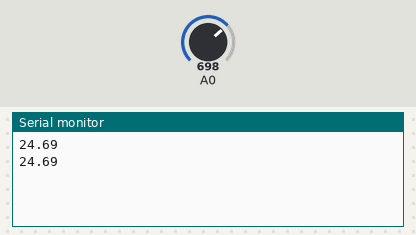
This sketch was run on a simulated Arduino Uno, built with avr-gcc and run on an emulated ATmega328P. Shown: the last lines printed to the serial monitor. Inputs (shaded band) come from the test bench; at power-on: A0 = 698.

Above: at 1.8 s.
1.9 s: A0 set to 753
At 2.8 s:
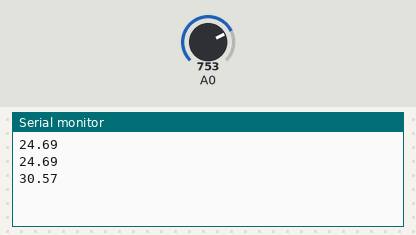
3.4 s: A0 set to 802
At 4.5 s:
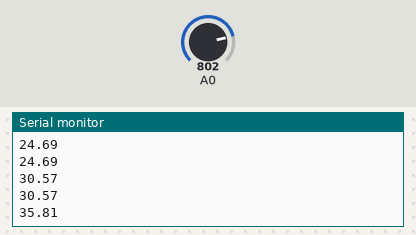
Timing chart, 0 to 6.4 s (numbered marks = the images above; inputs shaded):
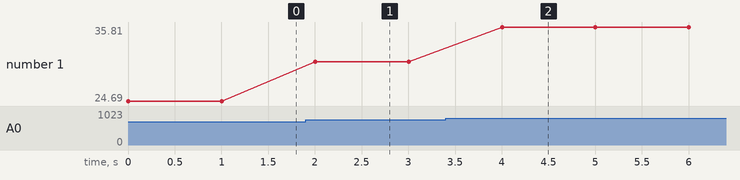

The sketch:

sketch34.ino
```cpp
/* Prof. Michele Maffucci
   26.03.2014

   Rilevare la temperatura con
   sensore di temperatura
   TMP36
   Aumentare la precisione di lettura
   usando il riferimento interno di 1,1 V

   Questo codice è di dominio pubblico

*/

int valore = 0;               // valore restituito dall'analogRead()
float temperatura = 0;        // variabile per conservare
                              // la temperatura rilevata
void setup()
{
  Serial.begin(9600);         // inizializzazione della porta seriale
  analogReference(INTERNAL);  // viene indicato al convertitore AD che la tensione
                              // di riferimento non è più 5V ma quella interna
                              // ma il valore INTERNO di 1,1 V
}

void loop()
{

  valore = analogRead(0);     // valore letto dal sensore

  // calcola la proporzione
  // il valore restituito da analogRead() è un numero compreso tra
  // 0 e 1024 pertanto ciascuna unità vale 1,1/1024 = 0,107 mV
  // da cui valore misurato (volt) = val * 0,107 mV

  temperatura = (0.107*valore-50);
  Serial.println(temperatura);     // stampa sulla Serial monitor
                                   // il valore letto dal sensore
  delay(1000);                     // intervallo di 1 secondo
}
```

Measured:
- after the input at 1.9 s, the serial monitor: prints a new line after 0.10 s (image 1)
- after the input at 3.4 s, the serial monitor: prints a new line after 0.60 s (image 2)
- plotted number 1: 24.69 → 30.57 after the input at 1.9 s, 30.57 → 35.81 after the input at 3.4 s
